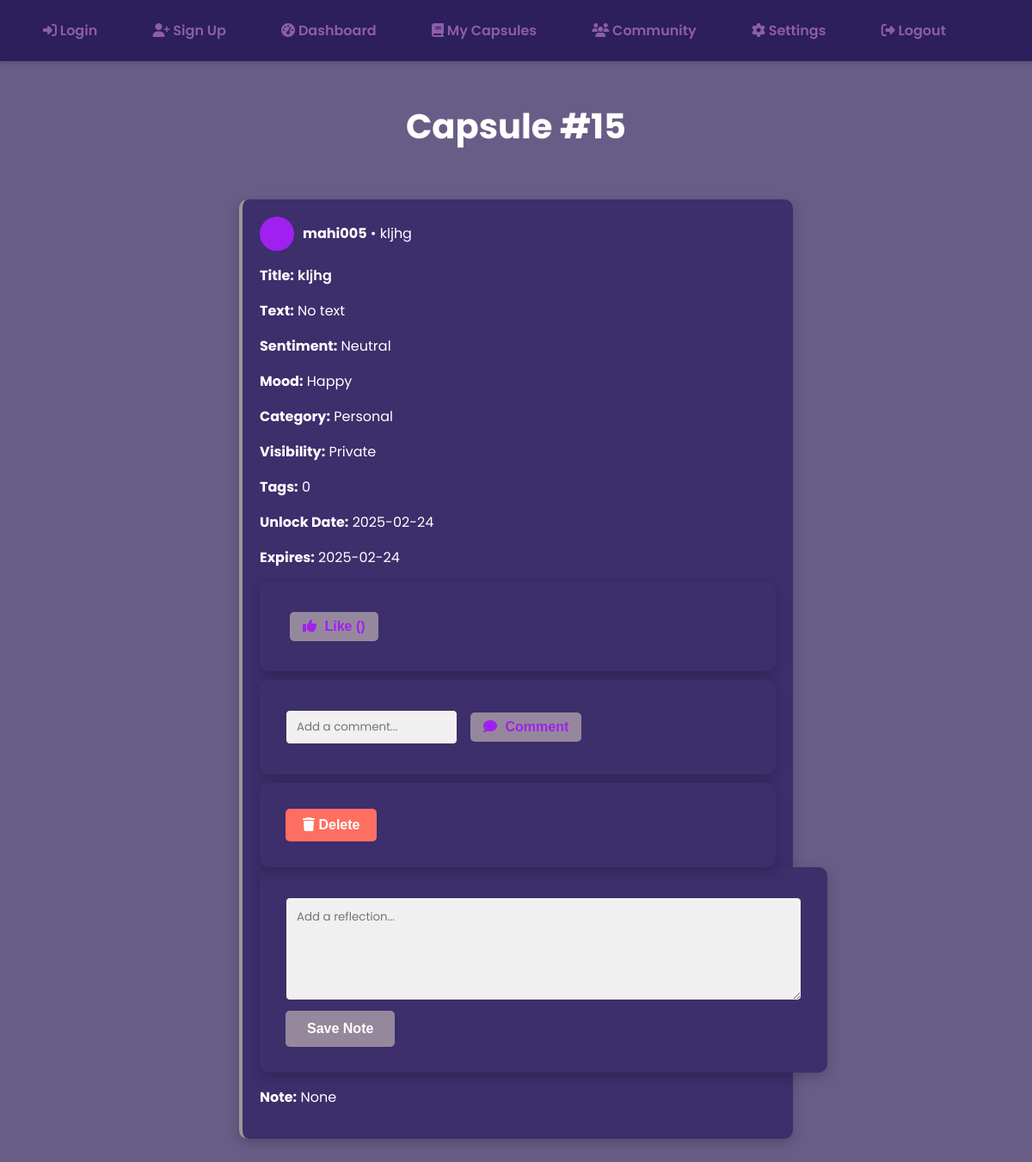
The page /capsule/15 (signed in) on the database its author committed.
### tables this page shows
CREATE TABLE capsules 
                 (id INTEGER PRIMARY KEY, text TEXT, image TEXT, unlock_date TEXT, sentiment TEXT, audio TEXT, category TEXT, password TEXT, note TEXT, expire_date TEXT, created_at TEXT, title TEXT, mood TEXT, visibility TEXT, tags TEXT, blockchain_hash TEXT, user_id INTEGER, likes TEXT DEFAULT '', comments TEXT DEFAULT '');

### app.py (the view, shortened to what this page needs)
@app.route('/capsule/<int:capsule_id>', methods=['GET', 'POST'])
def view_capsule(capsule_id):
    if 'user_id' not in session:
        return redirect(url_for('login'))
    conn = sqlite3.connect('capsules.db')
    c = conn.cursor()
    try:
        c.execute("SELECT id, text, image, audio, unlock_date, sentiment, category, password, note, expire_date, title, mood, visibility, tags, likes, comments FROM capsules WHERE id = ?", (capsule_id,))
        capsule = c.fetchone()
        if not capsule or (capsule[9] and capsule[9] < datetime.now().strftime('%Y-%m-%d')):
            conn.close()
            flash('Capsule not found or expired', 'error')
            return redirect(url_for('view_capsules'))
        current_date = datetime.now().strftime('%Y-%m-%d')
        if capsule[4] > current_date:
            conn.close()
            return "Capsule is still locked", 403
    except sqlite3.Error as e:
        flash(f'Database error: {str(e)}', 'error')
        conn.close()
        return redirect(url_for('view_capsules'))
    except Exception as e:
        flash(f'An error occurred: {str(e)}', 'error')
        conn.close()
        return redirect(url_for('view_capsules'))
    return render_template('view.html', capsule=capsule, current_date=current_date)

### templates/view.html (shortened to what this page needs)
<!DOCTYPE html>
<html>
<head>
    <link rel="stylesheet" href="{{ url_for('static', filename='styles.css') }}">
    <link rel="stylesheet" href="{{ url_for('static', filename='font-awesome.min.css') }}">
</head>
<body>
    <nav class="navbar">
        <a href="/login"><i class="fas fa-sign-in-alt"></i> Login</a>
        <a href="/signup"><i class="fas fa-user-plus"></i> Sign Up</a>
        {% if 'user_id' in session %}
            <a href="/dashboard"><i class="fas fa-tachometer-alt"></i> Dashboard</a>
            <a href="/capsules"><i class="fas fa-book"></i> My Capsules</a>
            <a href="/community"><i class="fas fa-users"></i> Community</a>
            <a href="/settings"><i class="fas fa-cog"></i> Settings</a>
            <a href="/logout"><i class="fas fa-sign-out-alt"></i> Logout</a>
        {% endif %}
    </nav>
    <div class="container">
        <h1>Capsule #{{ capsule[0] }}</h1>
        <div class="post sentiment-{{ capsule[5]|lower }}">
            {% if capsule[7] and not request.form.get('password') %}
                <form method="POST">
                    <input type="password" name="password" placeholder="Enter Password" required>
                    <button type="submit">Unlock</button>
                </form>
            {% else %}
                <div style="display: flex; align-items: center; margin-bottom: 10px;">
                    <div class="profile-pic"></div>
                    <p style="margin: 0;"><strong>{{ session['username'] }}</strong> • {{ capsule[10] }}</p>
                </div>
                <p><strong>Title:</strong> <span style="font-weight: 600;">{{ capsule[10] }}</span></p>
                <p><strong>Text:</strong> {{ capsule[1] or "No text" }}</p>
                <p><strong>Sentiment:</strong> {{ capsule[5] }}</p>
                <p><strong>Mood:</strong> {{ capsule[11] }}</p>
                <p><strong>Category:</strong> {{ capsule[6] }}</p>
                <p><strong>Visibility:</strong> {{ capsule[12] }}</p>
                <p><strong>Tags:</strong> {{ capsule[14] or "None" }}</p>
                <p><strong>Unlock Date:</strong> {{ capsule[4] }}</p>
                {% if capsule[9] %}
                    <p><strong>Expires:</strong> {{ capsule[9] }}</p>
                {% endif %}
                <div class="post-actions">
                    <form method="POST" action="{{ url_for('view_capsule', capsule_id=capsule[0]) }}">
                        <button type="submit" name="action" value="like" class="action-btn"><i class="fas fa-thumbs-up"></i> Like ({{ capsule[15] }})</button>
                    </form>
                    <form method="POST" action="{{ url_for('view_capsule', capsule_id=capsule[0]) }}">
                        <input type="text" name="comment" placeholder="Add a comment..." required style="width: 200px; margin-right: 10px;">
                        <button type="submit" name="action" value="comment" class="action-btn"><i class="fas fa-comment"></i> Comment</button>
                    </form>
                    <form method="POST" action="{{ url_for('view_capsule', capsule_id=capsule[0]) }}" onsubmit="return confirm('Are you sure you want to delete this capsule?');">
                        <button type="submit" name="action" value="delete" class="delete-btn"><i class="fas fa-trash"></i> Delete</button>
                    </form>
                </div>
                <form method="POST">
                    <textarea name="note" placeholder="Add a reflection...">{{ capsule[8] or "" }}</textarea>
                    <button type="submit">Save Note</button>
                </form>
                <p><strong>Note:</strong> {{ capsule[8] or "None" }}</p>
            {% endif %}
        </div>
    </div>
</body>
</html>

### static/styles.css (style rules this page uses)
body { font-family: 'Poppins', sans-serif; margin: 0; padding: 0; background: #685d87; color: #FFFFFF; overflow-x: hidden; }
.navbar { position: fixed; top: 0; width: 100%; background: #2D1E5C; padding: 15px 20px; box-shadow: 0 2px 5px rgba(0, 0, 0, 0.2); z-index: 1000; }
.navbar a, .navbar .action-btn { color: #8c5daa; text-decoration: none; font-weight: 600; margin: 0 15px; font-size: 1em; transition: color 0.2s ease; }
.container { max-width: 1200px; margin: 70px auto 20px; padding: 20px; display: flex; flex-direction: column; gap: 20px; align-items: center; justify-content: center; min-height: calc(100vh - 90px); }
h1 { font-size: 2.5em; font-weight: 700; color: #FFFFFF; text-align: center; margin-bottom: 20px; }
form, .post, .dashboard, .login-form, .signup-form, .settings-form { background: #3D2E6C; padding: 30px; border-radius: 10px; box-shadow: 0 5px 15px rgba(0, 0, 0, 0.2); margin: 0 auto; max-width: 600px; width: 100%; transition: transform 0.2s ease; }
textarea, input, select { width: 100%; padding: 12px; margin: 5px 0; border: 1px solid #3d315a; border-radius: 5px; background: #F0F0F0; color: #2D1E5C; font-family: 'Poppins', sans-serif; height: 40px; box-sizing: border-box; }
textarea { height: 120px; resize: vertical; }
button { background: #95889d; color: #FFFFFF; padding: 12px 25px; border: none; border-radius: 5px; cursor: pointer; font-weight: 600; font-size: 1em; transition: background 0.2s ease, transform 0.2s ease; }
.post { background: #3D2E6C; padding: 20px; border-radius: 10px; box-shadow: 0 5px 15px rgba(0, 0, 0, 0.2); margin: 15px 0; transition: transform 0.2s ease; }
.profile-pic { width: 40px; height: 40px; border-radius: 50%; background: #A020F0; margin-right: 10px; display: inline-block; vertical-align: middle; }
.sentiment-neutral { border-left: 4px solid #999; }
a, .action-btn { color: #A020F0; text-decoration: none; font-weight: 600; transition: color 0.2s ease, transform 0.2s ease; display: inline-block; padding: 8px 15px; border-radius: 5px; margin: 5px; }
.action-btn i { margin-right: 5px; }
.post-actions { display: flex; gap: 10px; margin-top: 15px; flex-wrap: wrap; }
.post-actions form { display: inline-flex; align-items: center; margin: 0; }
.delete-btn { background: #FF6F61; color: #FFFFFF; padding: 10px 20px; border: none; border-radius: 5px; cursor: pointer; font-weight: 600; transition: background 0.2s ease, transform 0.2s ease; }

### rows shown on the page
capsules: id "15", title "kljhg", text "No text", sentiment "Neutral", mood "Happy", category "Personal", visibility "Private", likes "0", unlock_date "2025-02-24", expire_date "2025-02-24"

### other values the page prints
{{ session['username'] }} "mahi005"
{{ capsule[8] or "None" }} "None"
